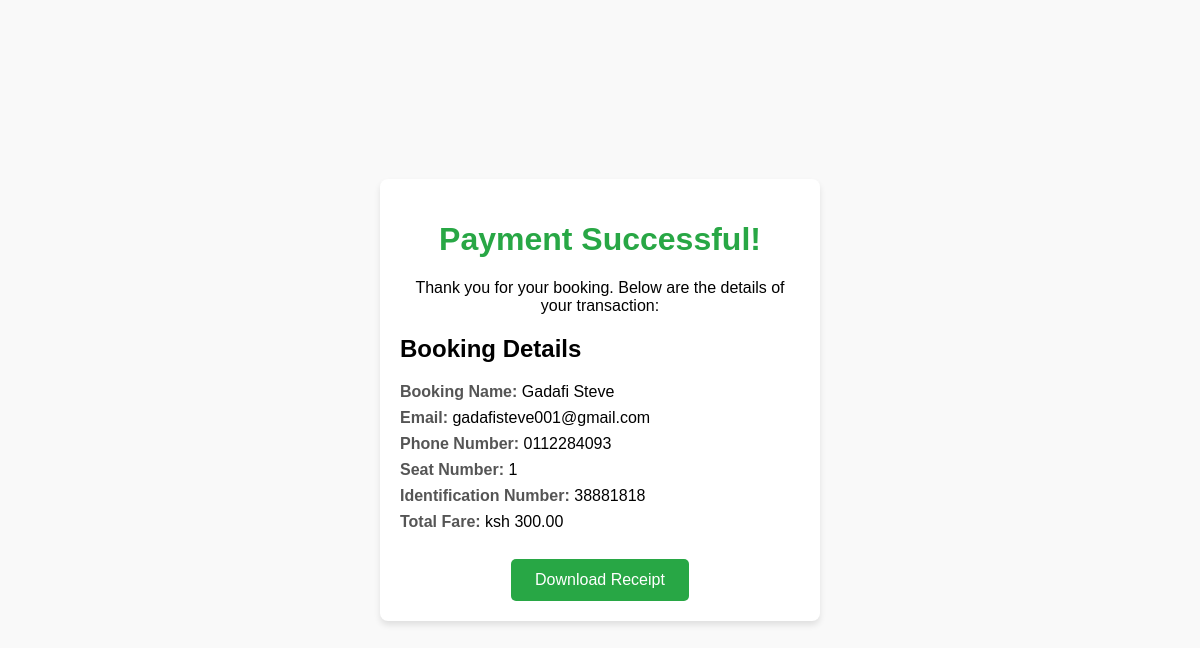
/payment/confirmation/1/, run on the app's committed database.
### main/models.py (models this page shows, shortened)
class Booking(models.Model):
    seat = models.OneToOneField(Seat, on_delete=models.CASCADE)
    name = models.CharField(max_length=100)
    email = models.EmailField()
    phone = models.CharField(max_length=100)
    fare = models.DecimalField(max_digits=10 , decimal_places=2)
    identification_number = models.CharField(max_length=50)

class Seat(models.Model):
    bus_schedule = models.ForeignKey(
        TravelSchedule, on_delete=models.CASCADE, null=True, blank=True
    )
    seat_number = models.CharField(max_length=5)
    is_reserved = models.BooleanField(default=False)
    bus = models.ForeignKey(Bus, on_delete=models.CASCADE, null=True, blank=True)  # Link seat to bus
    reservation_time = models.DateTimeField(null=True, blank=True)
    class Meta:
        constraints = [
            models.UniqueConstraint(fields=['seat_number', 'bus'], name='unique_seat_per_bus')
        ]

### main/views.py (the view)
# urls.py: path('payment/confirmation/<int:booking_id>/', views.payment_confirmation, name='payment_confirmation'),
def payment_confirmation(request, booking_id):
    try:
        booking = Booking.objects.get(id=booking_id)
        pdf_buffer = generate_pdf_receipt(booking)
        send_receipt_email(booking, pdf_buffer)
        return render(request, 'payment_confirmation.html', {'booking': booking})
    except Booking.DoesNotExist:
        return render(request, 'error.html', {'message': 'Booking not found.'})

### main/utils.py (called while the page is built)
def send_receipt_email(booking, pdf_buffer):
    subject = 'Booking Confirmation - Your Receipt'
    message = f'Hello {booking.name},\n\nThank you for your booking! Please find your receipt attached.'
    email = EmailMessage(
        subject,
        message,
        settings.DEFAULT_FROM_EMAIL,  # Sender's email address
        [booking.email],  # Recipient's email address
    )
    email.attach('receipt.pdf', pdf_buffer.read(), 'application/pdf')
    email.send()

### templates/payment_confirmation.html (shortened to what this page needs)
{% load static %}
<!DOCTYPE html>
<html lang="en">
<head>
    <link href="{% static 'assets/css/styles.css' %}" rel="stylesheet">
</head>
<body>
    <div class="container">
        <div class="confirmation-card">
            <h1>Payment Successful!</h1>
            <p>Thank you for your booking. Below are the details of your transaction:</p>
            <div class="booking-details">
                <h2>Booking Details</h2>
                <p><strong>Booking Name:</strong> {{ booking.name }}</p>
                <p><strong>Email:</strong> {{ booking.email }}</p>
                <p><strong>Phone Number:</strong> {{ booking.phone }}</p>
                <p><strong>Seat Number:</strong> {{ booking.seat.seat_number}}</p>
                <p><strong>Identification Number:</strong> {{ booking.identification_number }}</p>
                <p><strong>Total Fare:</strong> ksh {{ booking.fare }}</p>
            </div>
            <div class="receipt-button">
                <button onclick="downloadReceipt()">Download Receipt</button>
            </div>
        </div>
    </div>
</body>
</html>

### templates/payment_confirmation.html (style rules this page uses)
body { font-family: Arial, sans-serif; background-color: #f4f4f9; margin: 0; padding: 0; }
.container { display: flex; justify-content: center; align-items: center; min-height: 100vh; background-color: #f9f9f9; }
.confirmation-card { background: white; padding: 20px; border-radius: 8px; box-shadow: 0 4px 6px rgba(0, 0, 0, 0.1); text-align: center; max-width: 400px; width: 100%; }
h1 { color: #28a745; }
.booking-details { margin-top: 20px; text-align: left; }
.booking-details p { margin: 8px 0; }
.booking-details strong { color: #555; }
.receipt-button button { background-color: #28a745; color: white; border: none; padding: 12px 24px; font-size: 16px; border-radius: 5px; cursor: pointer; margin-top: 20px; transition: background-color 0.3s ease; }

### data on the page
Booking: name "Gadafi Steve", email "gadafisteve001@gmail.com", phone "0112284093", seat.seat_number "1", identification_number "38881818", fare "300.00"
